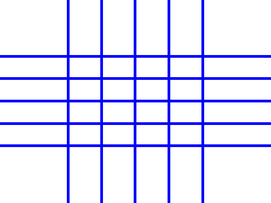
#> input picture images/SampleGrid-lines.png, 271 x 203 px, shrunk from 600 x 450 before the run, found by its file name
$ python -i testDistortion.py   (imports and definitions only)
#> lines starting #> are read from the running program, lines starting #| are printed output that depends on the picture; after the words box and inside, x2 and y2 are one past the last pixel; in counts of white or black regions, pixels touching at a corner belong together
# Python program to illustrate HoughLine
# method for line detection
import cv2
import numpy as np
import os
import time
import subprocess

def GetLinesFromImage(imageFilename):
#> called with imageFilename = 'images/SampleGrid-lines.png'
    filename, file_extension = os.path.splitext(imageFilename)
    img = cv2.imread("images/"+imageFilename)
#> img is the input picture: shape (203, 271, 3); mean B, G, R 255, 226, 226
    # Convert the img to grayscale
    gray = cv2.cvtColor(img, cv2.COLOR_BGR2GRAY)
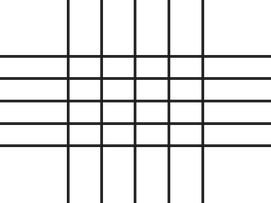
#> gray: shape (203, 271); min 29, max 255, mean 229.3

    # Apply edge detection method on the image
    edges = cv2.Canny(gray, 50, 150, apertureSize=3)
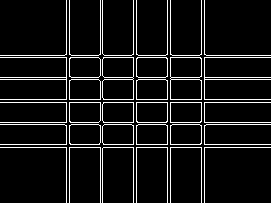
#> edges: shape (203, 271); 8.1% white in thin lines or dots

    # This returns an array of r and theta values
    lines = cv2.HoughLines(edges, 1, np.pi/180, 200)
#> lines = [[99, 1.57], [102, 1.57], [147, 1.57], [144, 1.57], [57, 1.57], [122, 1.57], [77, 1.57], [79, 1.57], [55, 1.57], [124, 1.57]]

    # The below for loop runs till r and theta values
    # are in the range of the 2d array
    for r_theta in lines:
        arr = np.array(r_theta[0], dtype=np.float64)
        r, theta = arr
        # Stores the value of cos(theta) in a
        a = np.cos(theta)

        # Stores the value of sin(theta) in b
        b = np.sin(theta)

        # x0 stores the value rcos(theta)
        x0 = a*r

        # y0 stores the value rsin(theta)
        y0 = b*r

        # x1 stores the rounded off value of (rcos(theta)-1000sin(theta))
        x1 = int(x0 + 1000*(-b))

        # y1 stores the rounded off value of (rsin(theta)+1000cos(theta))
        y1 = int(y0 + 1000*(a))

        # x2 stores the rounded off value of (rcos(theta)+1000sin(theta))
        x2 = int(x0 - 1000*(-b))

        # y2 stores the rounded off value of (rsin(theta)-1000cos(theta))
        y2 = int(y0 - 1000*(a))

        # cv2.line draws a line in img from the point(x1,y1) to (x2,y2).
        # (0,0,255) denotes the colour of the line to be
        # drawn. In this case, it is red.
        cv2.line(img, (x1, y1), (x2, y2), (255, 0, 0), 2)
#> this loop made 10 passes
#> (arr, r, x0, y0, y1, y2) on passes 1 to 10: ([99, 1.57], 99, -4.33e-06, 99, 98, 99), ([102, 1.57], 102, -4.46e-06, 102, 101, 102), ([147, 1.57], 147, -6.43e-06, 147, 146, 147), ([144, 1.57], 144, -6.29e-06, 144, 143, 144), ([57, 1.57], 57, -2.49e-06, 57, 56, 57), ([122, 1.57], 122, -5.33e-06, 122, 121, 122), ([77, 1.57], 77, -3.37e-06, 77, 76, 77), ([79, 1.57], 79, -3.45e-06, 79, 78, 79), ([55, 1.57], 55, -2.4e-06, 55, 54, 55), ([124, 1.57], 124, -5.42e-06, 124, 123, 124)
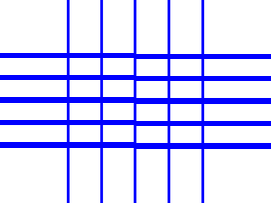
#> img: shape (203, 271, 3); 10% of pixels changed, all inside (x1, y1, x2, y2) = (0, 53, 271, 149)

    print("Number of lines: {}".format(len(lines)))
#| Number of lines: 10

    # All the changes made in the input image are finally
    # written on a new image houghlines.jpg
    cv2.imwrite("images/" + filename + '-lines.png', img)

def ScreenshotFromVideo(videoFilename, atSecond=0.0):
    filename, file_extension = os.path.splitext(videoFilename)
    # Read the video from specified path
    cam = cv2.VideoCapture("sources/"+videoFilename)
    # just cue to 20 sec. position
    cam.set(cv2.CAP_PROP_POS_MSEC,atSecond*1000)
    success,image = cam.read()
    imageFilename = filename + ".png"
    if success:
        cv2.imwrite("images/"+imageFilename, image)     # save frame as JPEG file
    else:
        imageFilename = None
    cam.release()
    return imageFilename

def main():
    for k1 in np.arange(-0.5,-0.39,0.01):
        for k2 in np.arange(0.1,0.21,0.01):
            _k1 = round(k1,2)
            _k2 = round(k2,2)
            # For left eye
            cmd_str = 'ffmpeg -i ./sources/distorted.mp4 -vf "crop=1800:1920,lenscorrection=k1={}:k2={}" ./sources/cor_{}_{}.mp4'.format(_k1,_k2,_k1,_k2)
            result = subprocess.run(cmd_str, shell=True, stdout=subprocess.PIPE, stderr=subprocess.PIPE, text=True)
            #print(result.stdout)
            print(result.stderr)


    # [5 lines of commented-out code are left out]

# [2 lines not run here, left out]

>>> result = GetLinesFromImage('images/SampleGrid-lines.png')

$ run again, on images/testcorrection-lines.png
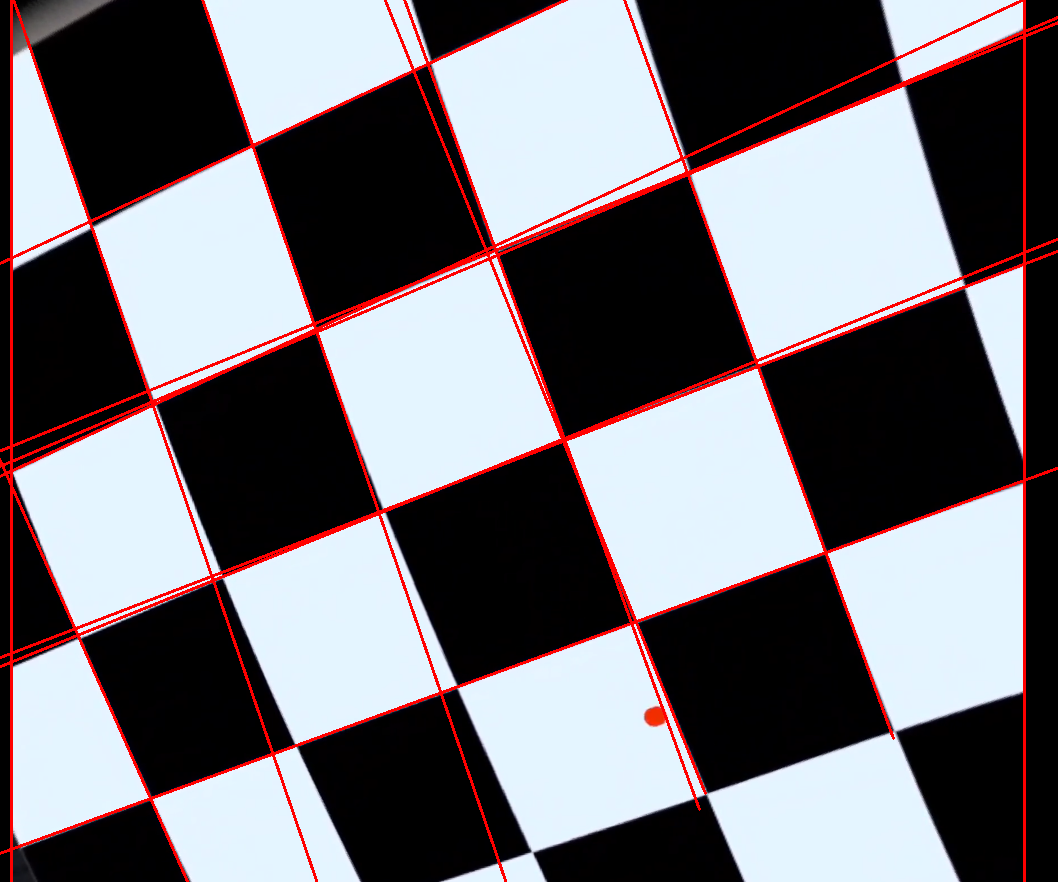
#> input picture images/testcorrection-lines.png, 1058 x 882 px, found by its file name
#> in GetLinesFromImage, img is the input picture: shape (882, 1058, 3); mean B, G, R 117.5, 112.1, 115.9
#> in GetLinesFromImage, `edges = cv2.Canny(gray, 50, 150, apertureSize=3)`:
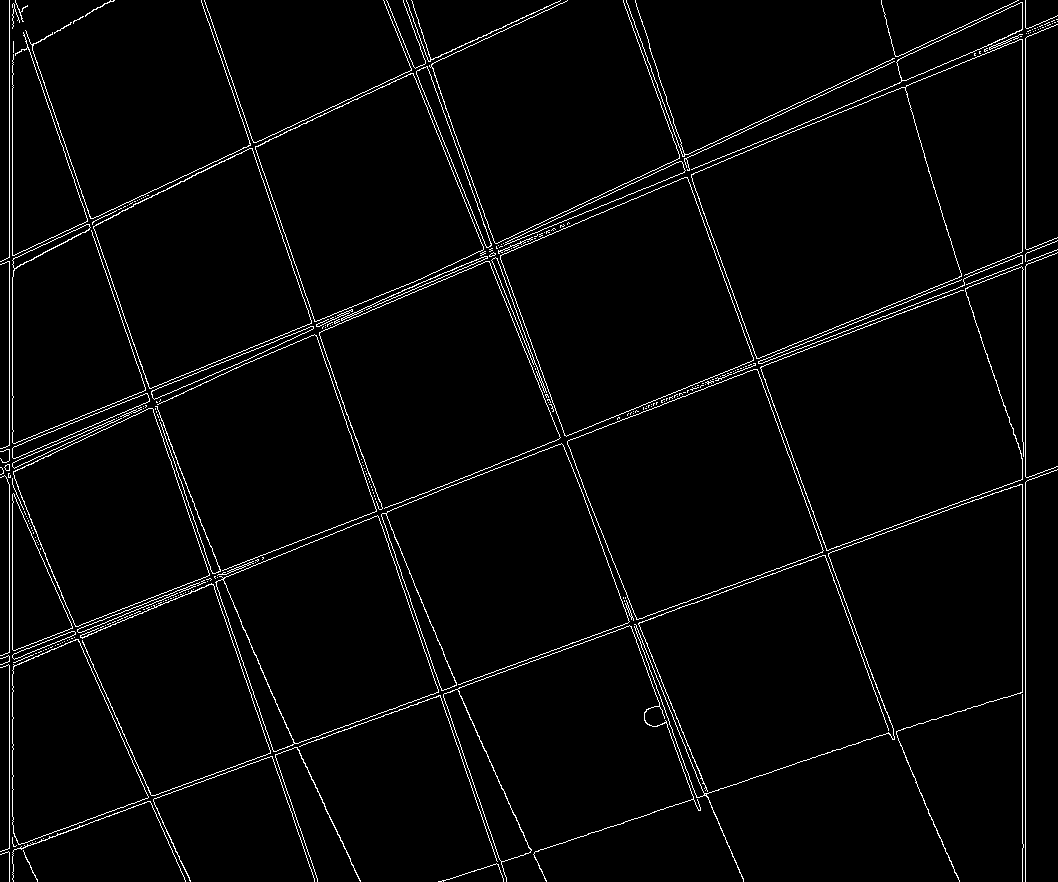
#> edges: shape (882, 1058); 2.9% white in thin lines or dots
#> lines = 36 rows, first 8: [1025, 0], [9, 0], [1022, 0], [803, 1.22], [616, 1.19], [430, 1.13], [433, 1.13], [-11, 2.81]
#> the loop in GetLinesFromImage, `for r_theta in lines:` made 36 passes
#> (r, theta, a, b, x0, y0, x1, y1) on passes 1 to 8: (1025, 0, 1, 0, 1025, 0, 1025, 1000), (9, 0, 1, 0, 9, 0, 9, 1000), (1022, 0, 1, 0, 1022, 0, 1022, 1000), (803, 1.22, 0.342, 0.94, 274.6, 754.6, -665, 1096), (616, 1.19, 0.375, 0.927, 230.8, 571.1, -696, 945), (430, 1.13, 0.423, 0.906, 181.7, 389.7, -724, 812), (433, 1.13, 0.423, 0.906, 183, 392.4, -723, 815), (-11, 2.81, -0.946, 0.326, 10.4, -3.58, -315, -949)
#> after the loop in GetLinesFromImage, `for r_theta in lines:`:
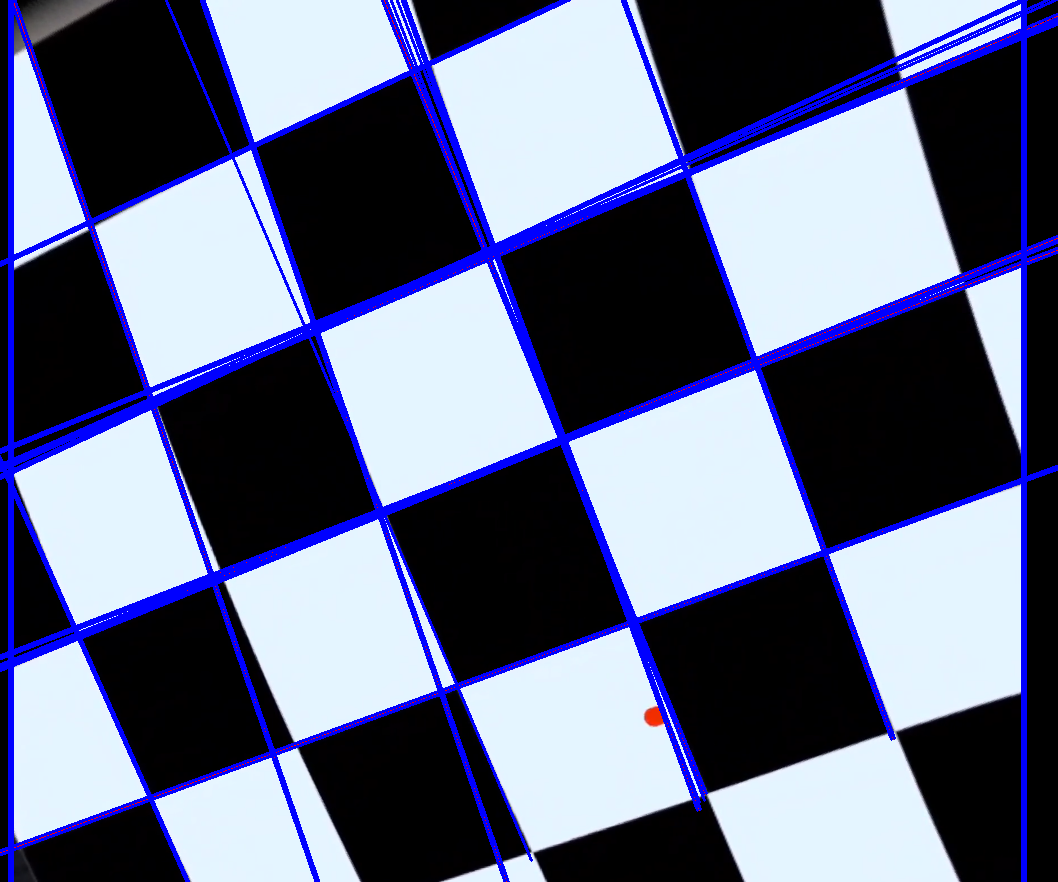
#> img: shape (882, 1058, 3); 8.81% of pixels changed, all inside (x1, y1, x2, y2) = (0, 0, 1058, 882)
#| Number of lines: 36
